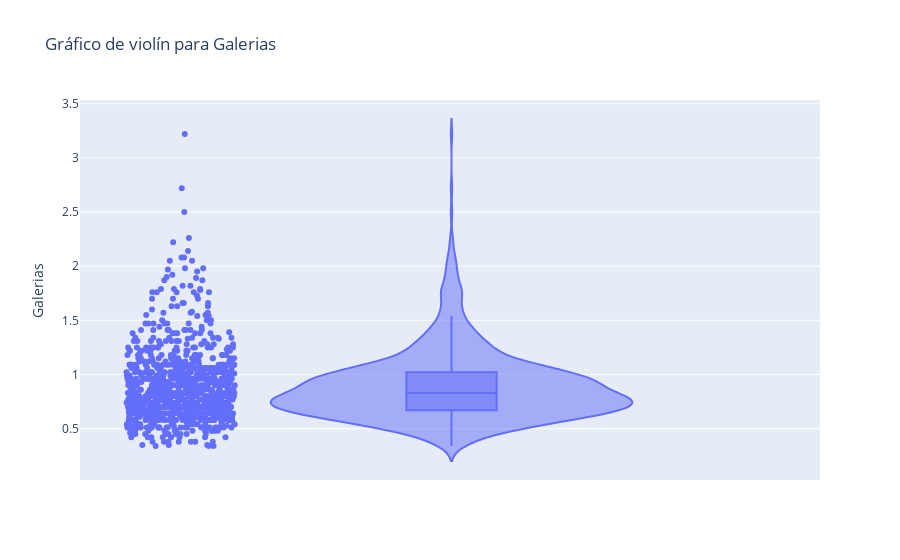
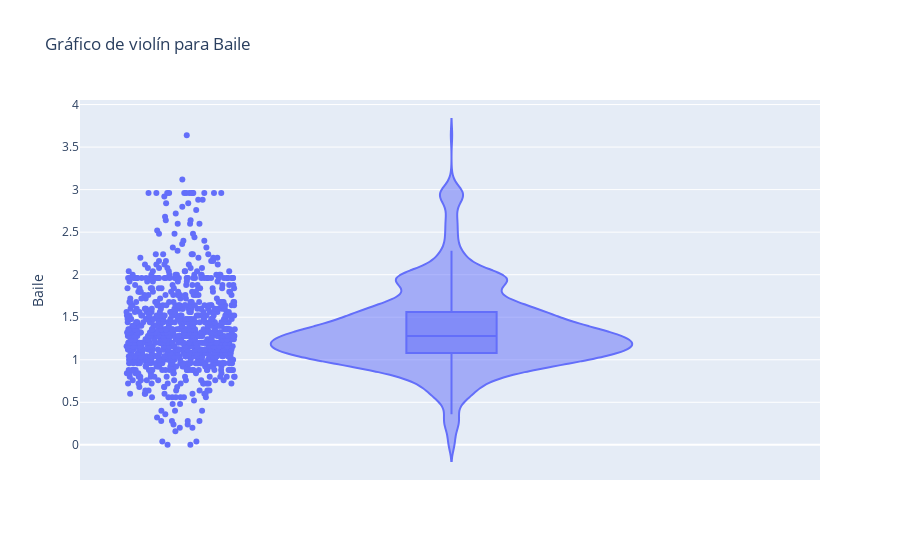
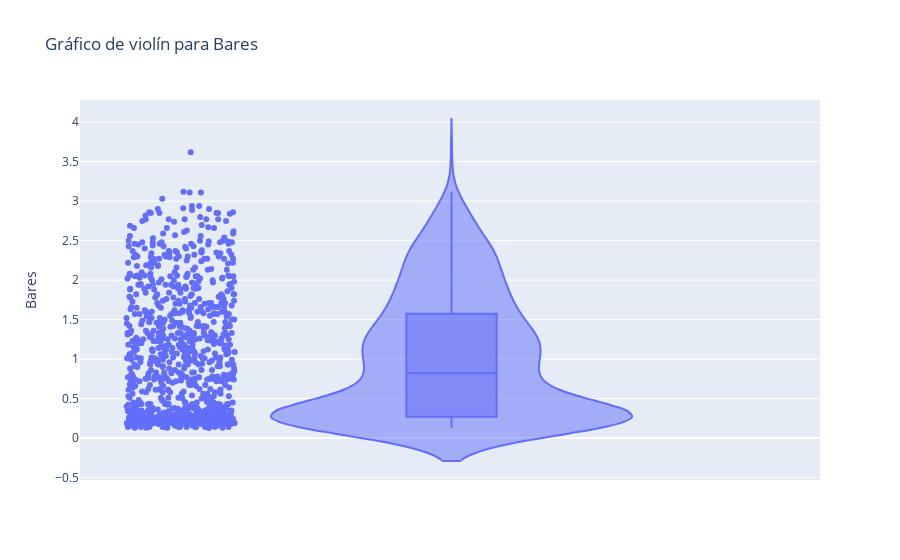
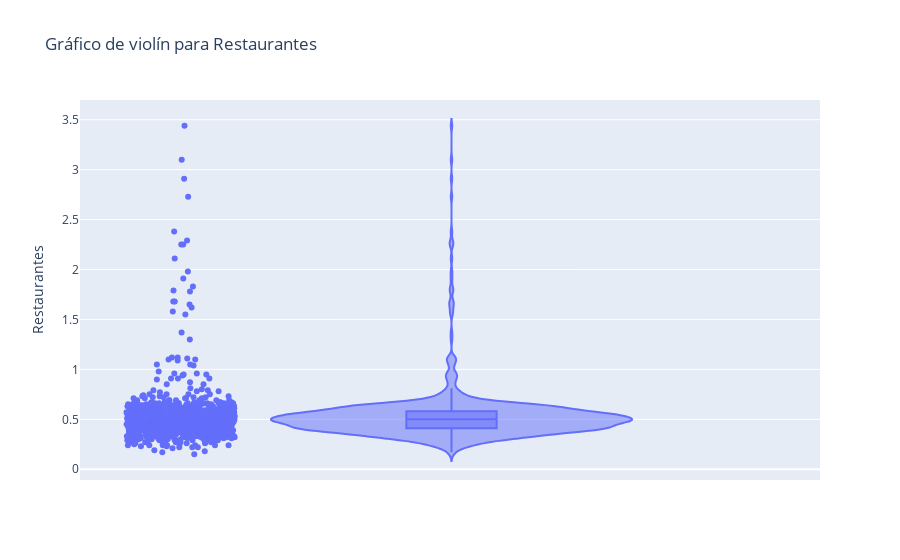

Notebook code for these charts, in order:
### Markdown cell above
# Correlación entre variables

Podemos intentar correlacionar los datos y agruparlos para intentar sacar alguna conclusión. Las variables que guardan una cierta relación, al menos por sector, son las siguientes.
1. Bares, restaurantes, baile.
2. Galerías, museos y teatros.
3. Playas y parques.
4. Resorts.
5. Religión

Intentaremos ver las relaciones entre las variables de los puntos 1 al 3.


No obstante, primero hagamos el análisis de correlación convencional

### Code cell
variables = ['Galerias', 'Baile', 'Bares', 'Restaurantes', 'Museos',
              'Resorts', 'Parques', 'Playas', 'Teatros', 'Religion']

# Generar gráficos de violín para cada variable
for col in variables:
    fig = px.violin(
        df, 
        y=col, 
        box=True, 
        points="all",
        title=f'Gráfico de violín para {col}',
        labels={col: col}
    )
    fig.show()


# Calcular la matriz de correlación para las variables
corr_matrix = df[variables].corr()

# Mostrar la matriz de correlación con un heatmap
plt.figure(figsize=(10, 8))
sns.heatmap(
    corr_matrix,
    annot=True,
    cmap='coolwarm'
)
plt.title('Matriz de Correlación para las Variables')
plt.show()
# # Generar gráficos de caja para cada variable
# for col in variables:
#     fig = px.box(
#         df, 
#         y=col, 
#         points="all",
#         title=f'Gráfico de caja para {col}',
#         labels={col: col}
#     )
#     fig.show()

### Figure 1 — Plotly figure (JSON) as saved in the notebook; plotly's stock layout.template omitted (floating-point values rounded to 4 significant figures; data arrays with more than 128 entries replaced by an {"elided": "..."} marker saying what was removed)
{"data": [{"alignmentgroup": "True", "box": {"visible": true}, "hovertemplate": "Galerias=%{y}<extra></extra>", "legendgroup": "", "marker": {"color": "#636efa"}, "name": "", "offsetgroup": "", "orientation": "v", "points": "all", "scalegroup": "True", "showlegend": false, "type": "violin", "x0": " ", "xaxis": "x", "y": {"elided": "980 float values"}, "y0": " ", "yaxis": "y"}], "layout": {"legend": {"tracegroupgap": 0}, "title": {"text": "Gráfico de violín para Galerias"}, "violinmode": "group", "xaxis": {"anchor": "y", "domain": [0, 1]}, "yaxis": {"anchor": "x", "domain": [0, 1], "title": {"text": "Galerias"}}}}

### Figure 2 — Plotly figure (JSON) as saved in the notebook; plotly's stock layout.template omitted (floating-point values rounded to 4 significant figures; data arrays with more than 128 entries replaced by an {"elided": "..."} marker saying what was removed)
{"data": [{"alignmentgroup": "True", "box": {"visible": true}, "hovertemplate": "Baile=%{y}<extra></extra>", "legendgroup": "", "marker": {"color": "#636efa"}, "name": "", "offsetgroup": "", "orientation": "v", "points": "all", "scalegroup": "True", "showlegend": false, "type": "violin", "x0": " ", "xaxis": "x", "y": {"elided": "980 float values"}, "y0": " ", "yaxis": "y"}], "layout": {"legend": {"tracegroupgap": 0}, "title": {"text": "Gráfico de violín para Baile"}, "violinmode": "group", "xaxis": {"anchor": "y", "domain": [0, 1]}, "yaxis": {"anchor": "x", "domain": [0, 1], "title": {"text": "Baile"}}}}

### Figure 3 — Plotly figure (JSON) as saved in the notebook; plotly's stock layout.template omitted (floating-point values rounded to 4 significant figures; data arrays with more than 128 entries replaced by an {"elided": "..."} marker saying what was removed)
{"data": [{"alignmentgroup": "True", "box": {"visible": true}, "hovertemplate": "Bares=%{y}<extra></extra>", "legendgroup": "", "marker": {"color": "#636efa"}, "name": "", "offsetgroup": "", "orientation": "v", "points": "all", "scalegroup": "True", "showlegend": false, "type": "violin", "x0": " ", "xaxis": "x", "y": {"elided": "980 float values"}, "y0": " ", "yaxis": "y"}], "layout": {"legend": {"tracegroupgap": 0}, "title": {"text": "Gráfico de violín para Bares"}, "violinmode": "group", "xaxis": {"anchor": "y", "domain": [0, 1]}, "yaxis": {"anchor": "x", "domain": [0, 1], "title": {"text": "Bares"}}}}

### Figure 4 — Plotly figure (JSON) as saved in the notebook; plotly's stock layout.template omitted (floating-point values rounded to 4 significant figures; data arrays with more than 128 entries replaced by an {"elided": "..."} marker saying what was removed)
{"data": [{"alignmentgroup": "True", "box": {"visible": true}, "hovertemplate": "Restaurantes=%{y}<extra></extra>", "legendgroup": "", "marker": {"color": "#636efa"}, "name": "", "offsetgroup": "", "orientation": "v", "points": "all", "scalegroup": "True", "showlegend": false, "type": "violin", "x0": " ", "xaxis": "x", "y": {"elided": "980 float values"}, "y0": " ", "yaxis": "y"}], "layout": {"legend": {"tracegroupgap": 0}, "title": {"text": "Gráfico de violín para Restaurantes"}, "violinmode": "group", "xaxis": {"anchor": "y", "domain": [0, 1]}, "yaxis": {"anchor": "x", "domain": [0, 1], "title": {"text": "Restaurantes"}}}}
